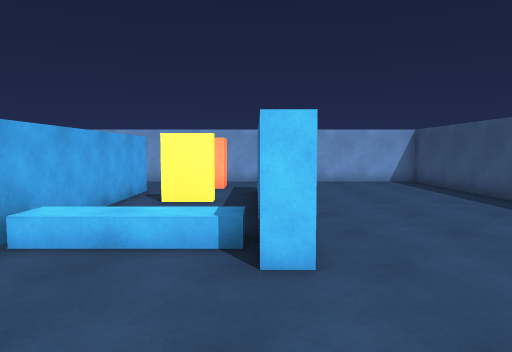
[1] (above)

14 first-person views from a walk through a 3-D level made in the Unity game engine. The camera is 1.5 m above the floor, tilts 4° down and sees 70° across. The floor is counted in squares, 1 m on a side. Each view is taken from the middle of a square. On the plan, view 1 faces up. The plan holds only what a view shows up to about 16 squares ahead; the rest is blank. The place goes on beyond the plan. The player character is not drawn.

[2]
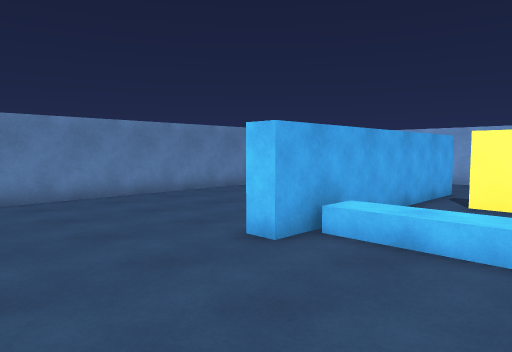

[3]
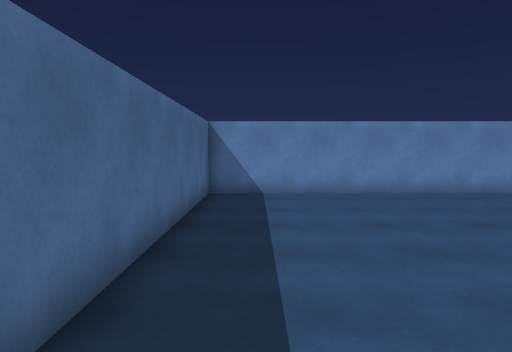

[4]
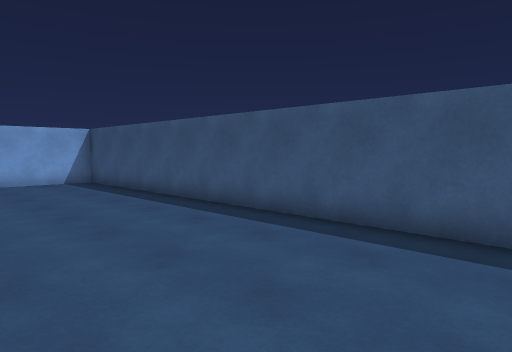

[5]
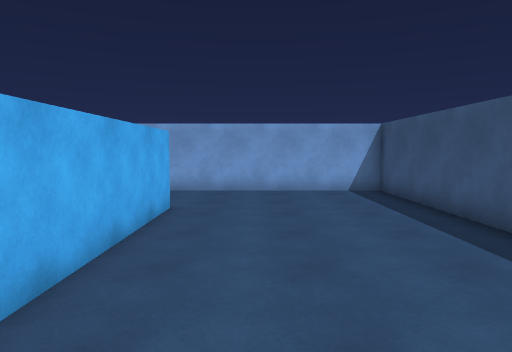

[6]
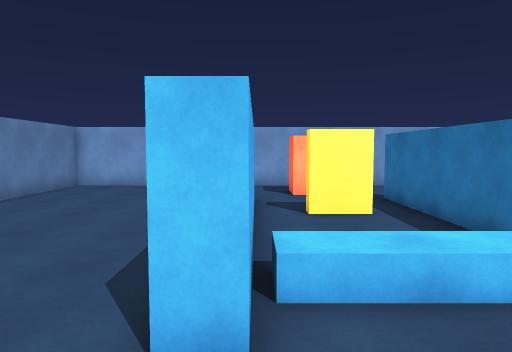

[7]
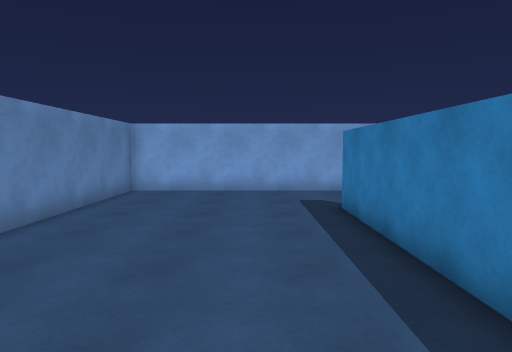

[8]
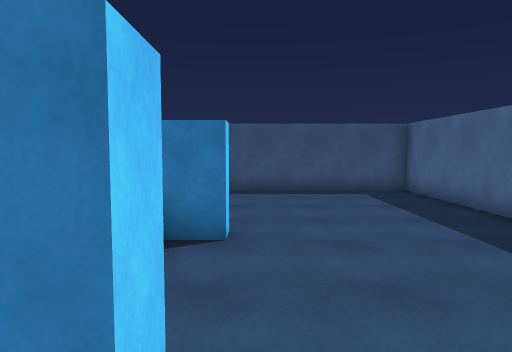

[9]
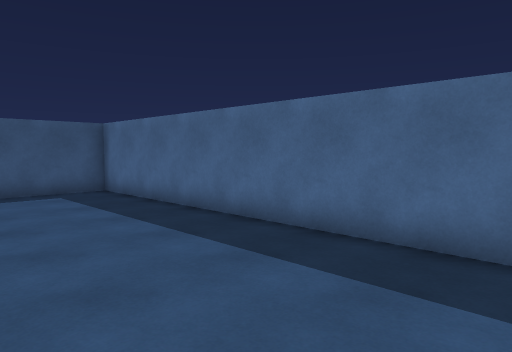

[10]
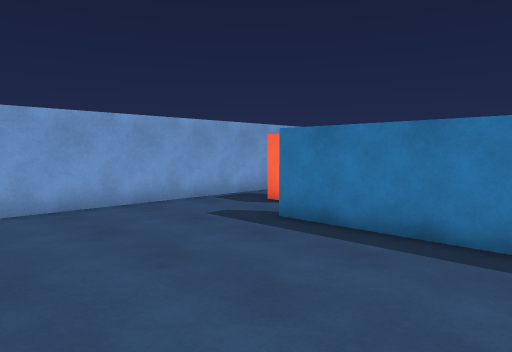

[11]
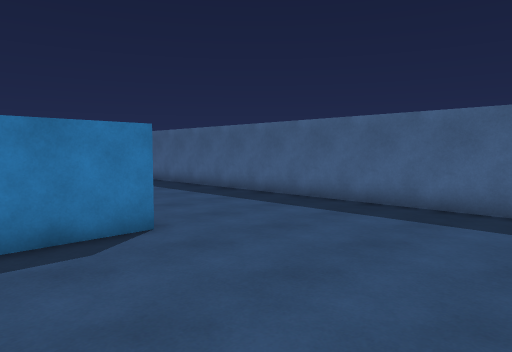

[12]
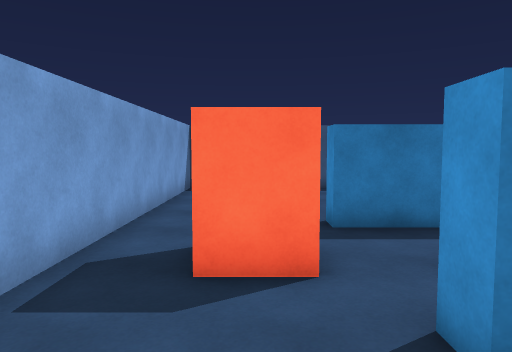

[13]
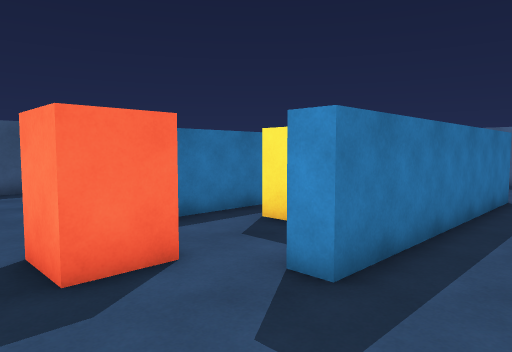

[14]
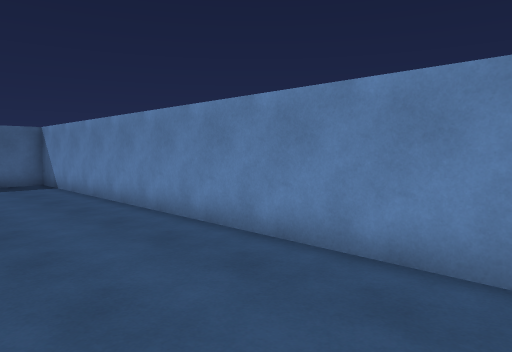

### Floor plan
Points are (right, up) in squares from view 1. A wall is a line through its corners. A room is listed if a view was taken in it or the views show most of it. See-through windows are left out.
Room 1 (views 1, 2, 3, 4, 5, 6, 7, 8, 9, 10, 11, 12, 13, 14)
walls: (0.1, 7.6) (0.1, 13.5) (0.8, 13.5) (0.8, 7.1); (-1.1, 10.6) (-2.7, 10.6) (-2.7, 11); (-2, 11) (-1.2, 11); (-4, 4.5) (-4.7, 4.5) (-4.7, 13.5) (-4, 13.5) (-4, 4.5); (0.9, 4.5) (0.1, 4.5) (0.1, 5.9); (-11.6, 17.6) (-11.6, -1.7) (7.7, -1.7) (7.7, 17.6) (-11.6, 17.6)
objects: other object (-3, 14) to (-2, 15)

Where each view was taken, in squares from view 1:
view 1: 0 up, 0 right, facing up
view 2: 0 up, 0 right, facing up-left
view 3: 0 up, 1 right, facing left
view 4: 0 up, 1 right, facing up-right
view 5: 4 up, 3 right, facing up
view 6: 2 up, 4 left, facing up
view 7: 4 up, 7 left, facing up
view 8: 4 up, 6 left, facing right
view 9: 4 up, 6 left, facing down-right
view 10: 8 up, 11 left, facing up-right
view 11: 8 up, 11 left, facing down-right
view 12: 15 up, 7 left, facing right
view 13: 17 up, 7 left, facing down-right
view 14: 16 up, 7 left, facing down-left
